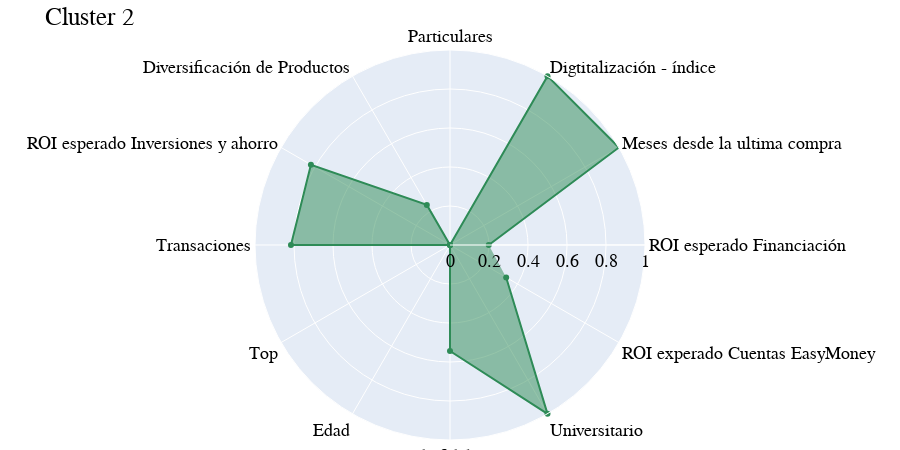

Source (notebook cell):
### Code cell
generar_grafico_radar(df_normalized_T.index, df_normalized_T[df_normalized_T.columns[2]],"Cluster 2","seagreen")

### Figure 1 — Plotly figure (JSON) as saved in the notebook; plotly's stock layout.template omitted (floating-point values rounded to 4 significant figures)
{"data": [{"fill": "toself", "line": {"color": "seagreen"}, "r": [0.1988, 1.0, 1, 0, 0.2376, 0.8236, 0.8156, 0, 0, 0.544, 1.0, 0.3326], "theta": ["ROI esperado Financiación", "Meses desde la ultima compra", "Digtitalización - índice", "Particulares", "Diversificación de Productos", "ROI esperado Inversiones y ahorro", "Transaciones", "Top", "Edad", "GAP de fidelización", "Universitario", "ROI experado Cuentas EasyMoney"], "type": "scatterpolar"}], "layout": {"font": {"color": "black", "family": "Arial, sans-serif", "size": 18}, "height": 450, "margin": {"b": 10, "l": 30, "r": 30, "t": 50}, "polar": {"angularaxis": {"rotation": 0}, "radialaxis": {"range": [0, 1], "visible": true}}, "showlegend": false, "title": {"text": "Cluster 2"}, "width": 900}}
